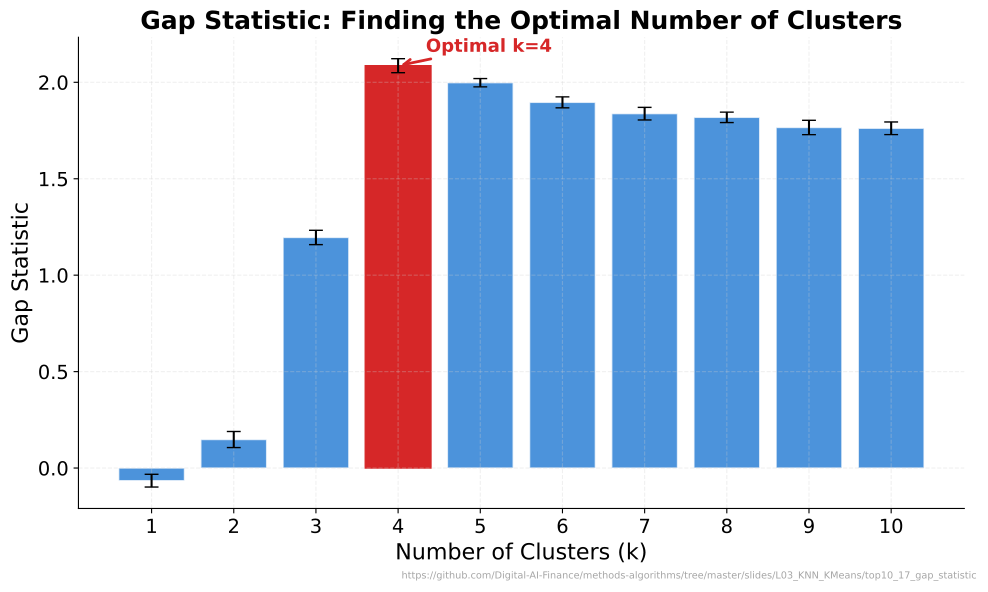

Python code for this plot:
"""Gap Statistic - Finding optimal number of clusters using gap statistic."""
import matplotlib.pyplot as plt
import numpy as np
from pathlib import Path
from sklearn.cluster import KMeans
from sklearn.datasets import make_blobs
import sys
sys.path.insert(0, str(Path(__file__).resolve().parents[3] / 'templates'))
from chart_style import apply_style, COLORS, MLPURPLE, MLBLUE, MLORANGE, MLGREEN, MLRED, MLLAVENDER
apply_style()

CHART_METADATA = {
    "title": "Gap Statistic: Finding the Optimal Number of Clusters",
    "description": "Gap statistic with reference distributions for k=1..10",
    "url": "https://github.com/Digital-AI-Finance/methods-algorithms/tree/master/slides/L03_KNN_KMeans/top10_17_gap_statistic"
}


X, _ = make_blobs(n_samples=300, centers=4, random_state=42)

ks = range(1, 11)
n_refs = 20

log_w_data = []
log_w_refs = []
log_w_ref_stds = []

# Bounding box for uniform reference data
x_min, x_max = X.min(axis=0), X.max(axis=0)

for k in ks:
    km = KMeans(n_clusters=k, random_state=42, n_init=10)
    km.fit(X)
    log_w_data.append(np.log(km.inertia_))

    ref_inertias = []
    for r in range(n_refs):
        rng = np.random.RandomState(r + k * 100)
        X_ref = rng.uniform(x_min, x_max, size=X.shape)
        km_ref = KMeans(n_clusters=k, random_state=42, n_init=10)
        km_ref.fit(X_ref)
        ref_inertias.append(np.log(km_ref.inertia_))

    log_w_refs.append(np.mean(ref_inertias))
    log_w_ref_stds.append(np.std(ref_inertias))

gap = np.array(log_w_refs) - np.array(log_w_data)
gap_stds = np.array(log_w_ref_stds)

fig, ax = plt.subplots(figsize=(10, 6))

bars = ax.bar(list(ks), gap, color=MLBLUE, alpha=0.7, edgecolor='white',
              yerr=gap_stds, capsize=5, error_kw={'color': 'gray', 'linewidth': 1.5})

# Highlight optimal k
optimal_k = np.argmax(gap) + 1
bars[optimal_k - 1].set_color(MLRED)
bars[optimal_k - 1].set_alpha(1.0)
ax.annotate(f'Optimal k={optimal_k}', (optimal_k, gap[optimal_k - 1]),
            textcoords="offset points", xytext=(20, 10), ha='left',
            fontsize=13, fontweight='bold', color=MLRED,
            arrowprops=dict(arrowstyle='->', color=MLRED, lw=2))

ax.set_xlabel('Number of Clusters (k)')
ax.set_ylabel('Gap Statistic')
ax.set_title('Gap Statistic: Finding the Optimal Number of Clusters', fontweight='bold')
ax.set_xticks(list(ks))
ax.grid(True, alpha=0.3, axis='y')

plt.figtext(0.99, 0.01, CHART_METADATA['url'],
            fontsize=7, color='gray', ha='right', va='bottom', alpha=0.7)
plt.tight_layout()
plt.savefig(Path(__file__).parent / 'chart.pdf', dpi=300, bbox_inches='tight', facecolor='white')
plt.close()
print("Chart saved: top10_17_gap_statistic/chart.pdf")
